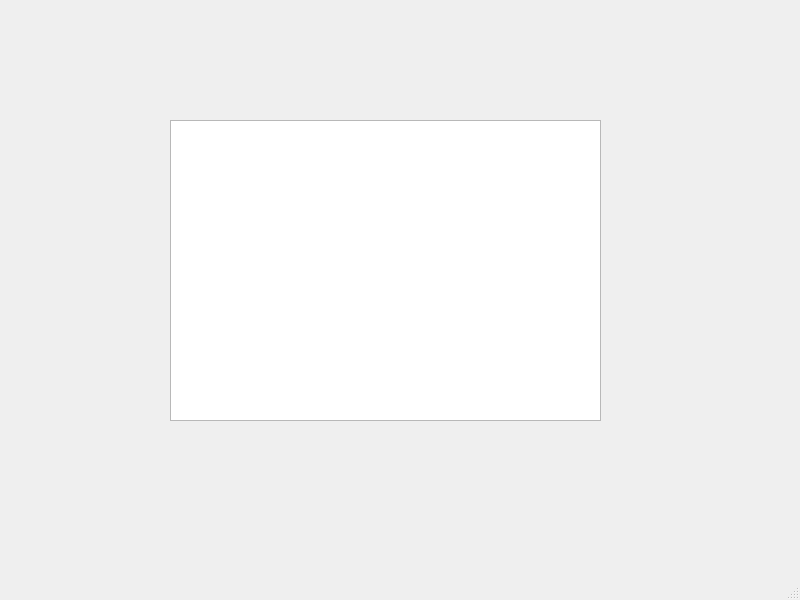
<?xml version="1.0" encoding="UTF-8"?>
<ui version="4.0">
 <class>MainWindow</class>
 <widget class="QMainWindow" name="MainWindow">
  <property name="geometry">
   <rect>
    <x>0</x>
    <y>0</y>
    <width>800</width>
    <height>600</height>
   </rect>
  </property>
  <property name="windowTitle">
   <string>MainWindow</string>
  </property>
  <widget class="QWidget" name="centralwidget">
   <widget class="QTableWidget" name="tableWidget">
    <property name="geometry">
     <rect>
      <x>170</x>
      <y>120</y>
      <width>431</width>
      <height>301</height>
     </rect>
    </property>
   </widget>
  </widget>
  <widget class="QStatusBar" name="statusbar"/>
 </widget>
 <resources/>
 <connections/>
</ui>
